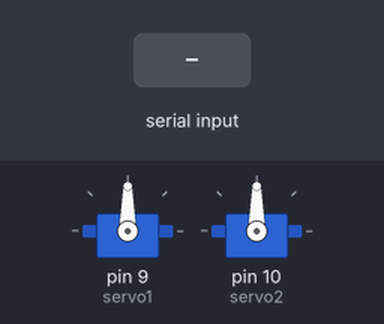
The sketch below on a simulated Arduino Uno, built with avr-gcc and run on an emulated ATmega328P. On the bench: 2 × servo. Inputs (shaded band) come from the test bench.

Above: at 1.2 s.
1.3 s: "i" received over Serial
At 2.5 s:
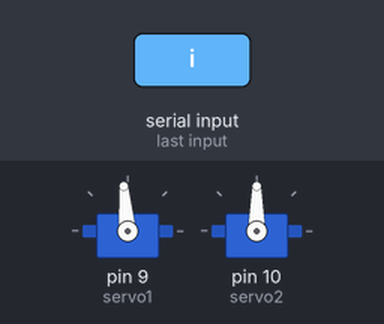
2.8 s: "i" received over Serial
At 3.8 s:
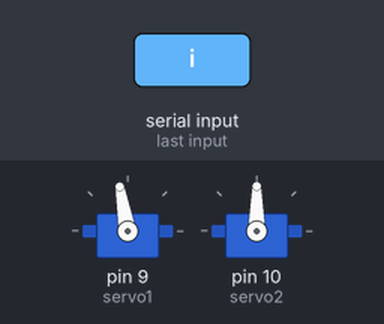
4.3 s: "k" received over Serial
At 4.9 s:
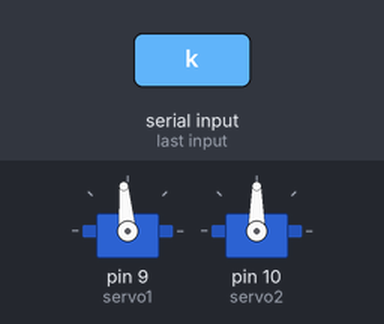
Timing chart, 0 to 7.3 s (numbered marks = the images above; inputs shaded):
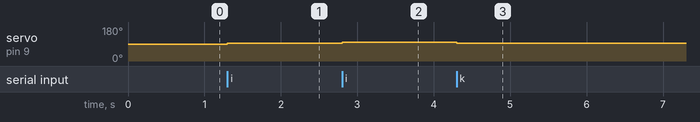

Measured:
- after the input at 1.3 s, servo on pin 9 (servo1): 90° → 95° at once
- after the input at 2.8 s, servo on pin 9 (servo1): 95° → 100° at once
- after the input at 4.3 s, servo on pin 9 (servo1): 100° → 95° at once

The sketch:

singleservomovement_sketch_apr27d.ino
```cpp
#include <Servo.h>

Servo servo1;  // create servo object for servo 1
Servo servo2;  // create servo object for servo 2

int pos1 = 90; // variable to store servo 1 position
int pos2 = 90; // variable to store servo 2 position

void setup() {
  servo1.attach(9);  // attach servo 1 to pin 9
  servo2.attach(10); // attach servo 2 to pin 10
  Serial.begin(9600); // initialize serial communication at 9600 bps
}

void loop() {
  // read incoming serial command
  if (Serial.available() > 0) {
    char command = Serial.read();

    // control servo 1
    if (command == 'i') { // move servo 1 up
      pos1 = min(180, pos1 + 5); // increase servo 1 position by 5, up to a maximum of 180
      servo1.write(pos1); // set servo 1 position
    }
    else if (command == 'k') { // move servo 1 down
      pos1 = max(0, pos1 - 5); // decrease servo 1 position by 5, down to a minimum of 0
      servo1.write(pos1); // set servo 1 position
    }

    // control servo 2
    else if (command == 'j') { // move servo 2 left
      pos2 = max(0, pos2 - 5); // decrease servo 2 position by 5, left to a minimum of 0
      servo2.write(pos2); // set servo 2 position
    }
    else if (command == 'l') { // move servo 2 right
      pos2 = min(180, pos2 + 5); // increase servo 2 position by 5, right to a maximum of 180
      servo2.write(pos2); // set servo 2 position
    }
  }
}
```
